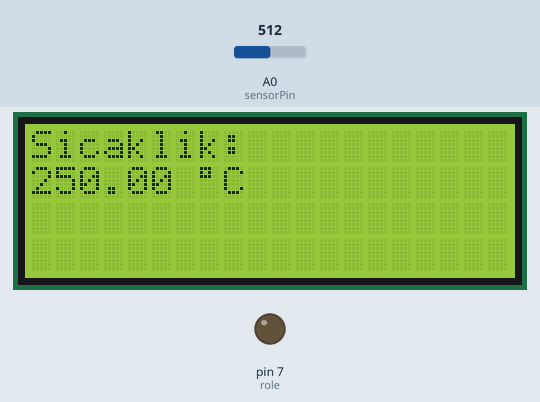
Recording of a sketch running on a simulated Arduino Uno, built with avr-gcc and run on an emulated ATmega328P. Parts: 20×4 character LCD, output pins drawn as LEDs (lit = HIGH). The inputs (shaded band) are chosen by the test bench; at power-on: A0 (sensorPin) = 512.

Above: at 1.2 s.
1.3 s: A0 (sensorPin) set to 57
At 1.9 s:
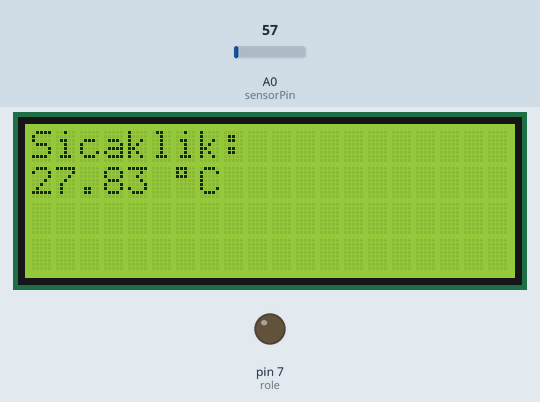
4.3 s: A0 (sensorPin) set to 50
At 5.0 s:
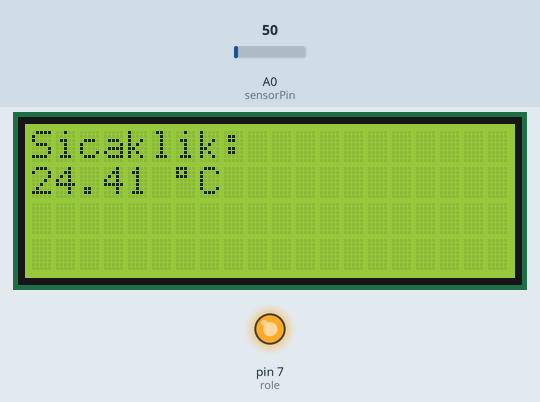
7.1 s: A0 (sensorPin) set to 16
At 7.5 s:
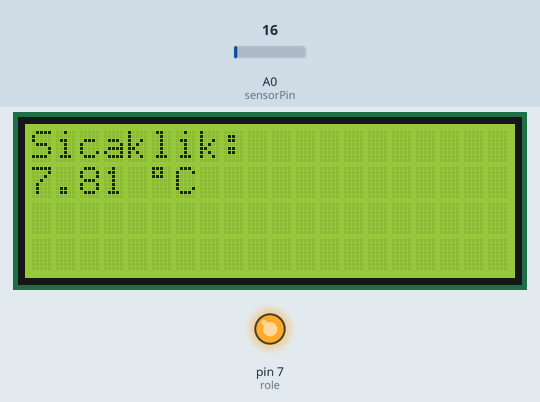
8.6 s: A0 (sensorPin) set to 0
At 9.0 s:
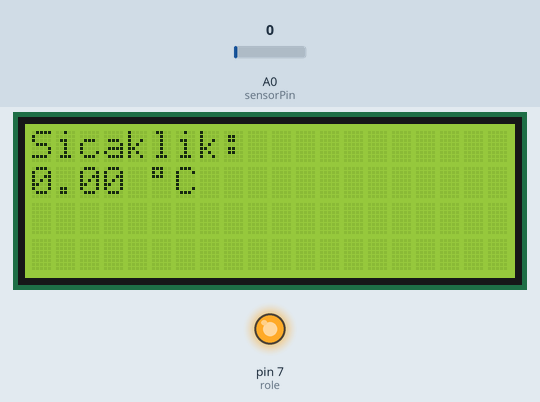
Timing chart, 0 to 11.6 s (numbered marks = the images above; inputs shaded):
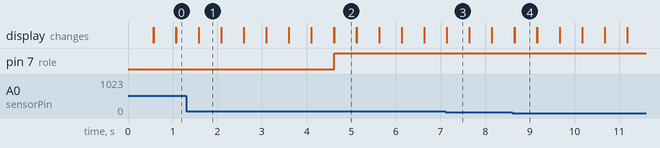

The sketch:

Lm35Temp.ino
```cpp
#include <LiquidCrystal.h>
#include <Math.h>

float okunanSicaklik = 1.123;
int sensorPin = A0;
int role = 7;

LiquidCrystal lcd(12,11,5,4,3,2);

void setup() {
//LCD nin ozelligini belirtiyoruz
lcd.begin(20,4);

//roleye cikis baglantısı oldugu tanimlaniyor
pinMode(role,OUTPUT);

}

void loop() {
okunanSicaklik = analogRead(sensorPin);
okunanSicaklik = okunanSicaklik * 0.48828125 ;
lcd.setCursor(0 , 0);
lcd.print("Sicaklik: ");
lcd.setCursor(0 , 1);
lcd.print(okunanSicaklik,2);
lcd.print(" ");
lcd.print((char)223);
lcd.print("C");


if (okunanSicaklik < 26) {
digitalWrite(role,HIGH);
} else {
digitalWrite(role,LOW);
}

delay(500);
lcd.clear();

}
```

Measured:
- the behaviour switches between 54 and 53 on A0 (sensorPin) (found by bisection; images 1 and 2)
- after the input at 1.3 s, the display: first differs from a run without the input after 0.28 s (image 1)
- after the input at 4.3 s, pin 7 (role): LOW → HIGH after 0.31 s; the display: first differs from a run without the input after 0.31 s (image 2)
- after the input at 7.1 s, the display: first differs from a run without the input at once (image 3)
- after the input at 8.6 s, the display: first differs from a run without the input after 0.06 s (image 4)
- what the display in image 1 shows lasts 0.5 s, from 1.6 s to 2.1 s
